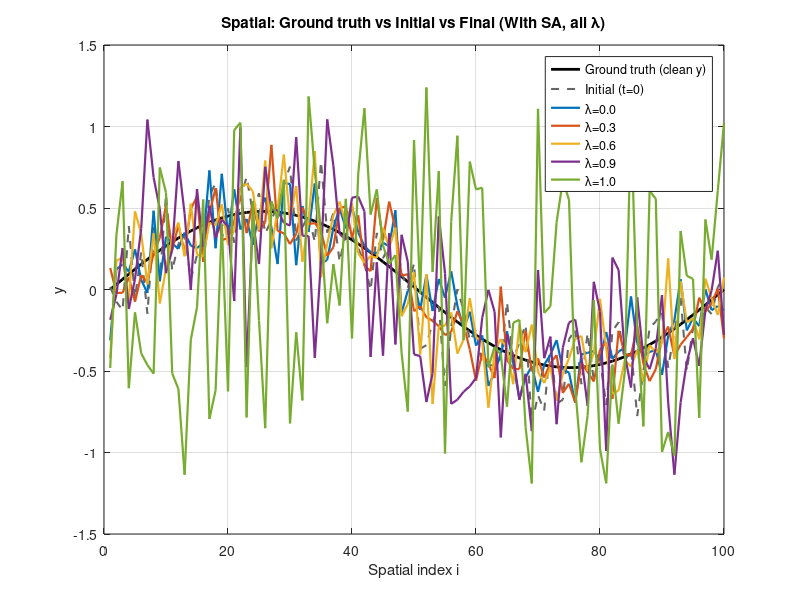
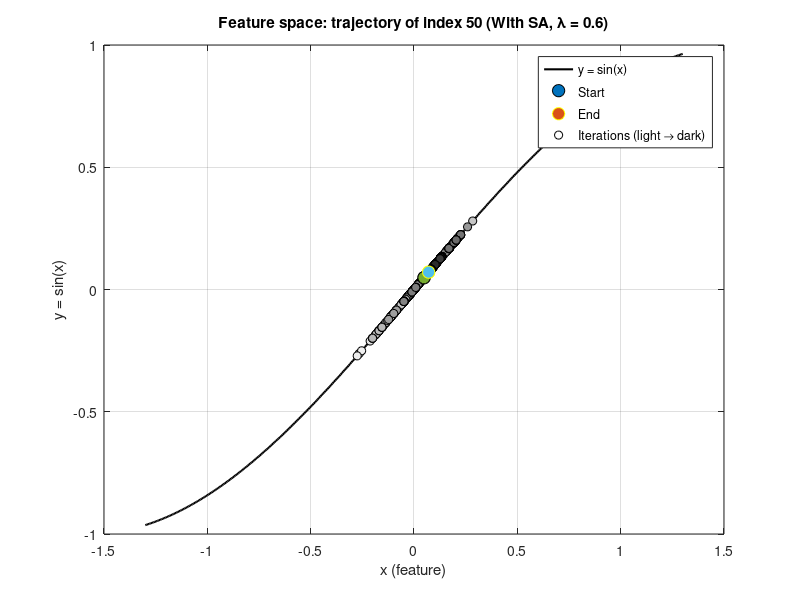
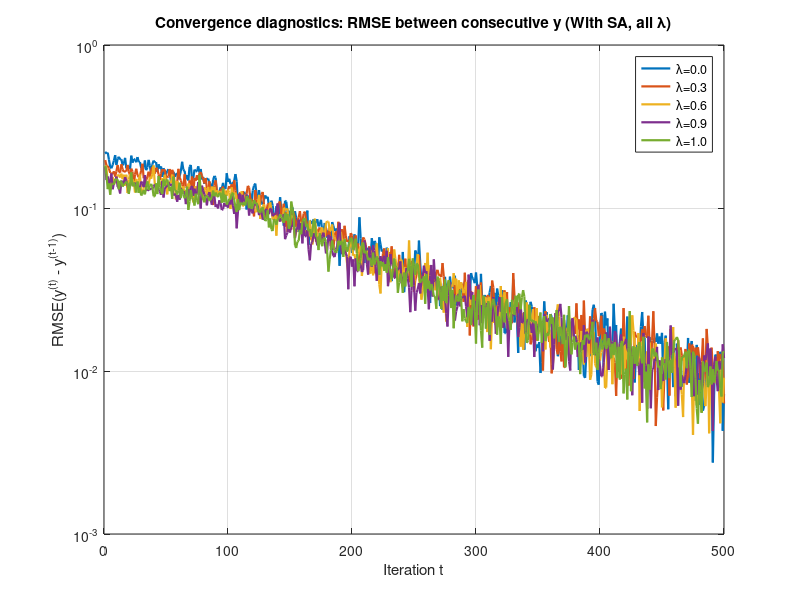
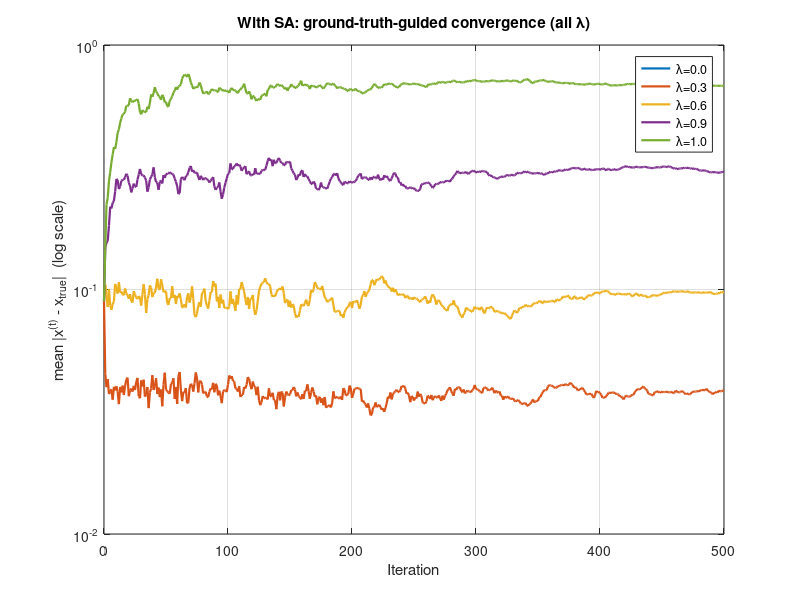

Write MATLAB code to recreate these figures, in order.
clc; clear; close all;

%% ---------------- Settings ----------------
N        = 100;                     % 網格數
Tsteps   = 500;                     % 總步數
sigma    = 0.15;                    % 噪音強度 (固定)
delta    = 1e-6;                    % clip 邊界
idx_show = 50;                      % 在 feature 圖追蹤的索引

lambdaArr = [0, 0.3, 0.6, 0.9, 1.0]; % 掃描的 under-relaxation
lam_plot  = 0.6;                    % 用於 Figure 2 的 lambda

% SA 參數
p      = 0.90;                     % 初始接受機率
alpha  = 0.98;                     % 冷卻率 (幾何降溫)
Kinit  = 10;                       % 溫度初始化：10 次獨立一步

rng(42);

% h, f, g
h    = @(x) sin(x);
f    = @(x) h(x) + sigma*randn(size(x)); % random 的做法
% f    = @(x) h(x) + sigma*( ...
%       0.35*sin(3.1*x) ...
%     - 0.27*cos(2.3*x) ...
%     + 0.19*tanh(1.7*x) ...
%     + 0.23*erf(1.1*x) ...
%     + 0.15*sin(x.^2) ...
%     - 0.21*cos(x.^3) ...
%     + 0.12*x + 0.08*x.^2 - 0.05*x.^3 ...
%     + 0.18*sin( (0.7*x + 0.5*sin(2.4*x)).^2 ) ...
%     + 0.14*tanh( (x + 0.3*cos(3.7*x)).*(0.6 + 0.2*sin(1.9*x)) ) ...
%     + 0.11*exp(-0.8*x.^2).*sin(4.3*x + 0.5*cos(1.3*x)) ...
%     - 0.09*erf(0.7*x + 0.2*sin(2.2*x)).*cos(3.6*x) ...
% ); % 自訂function的做法
% f    = @(x) h(x) + sigma*mlp_like(x); % 模擬MLP的做法

clip = @(y) min(max(y,-1+delta), 1-delta);
g    = @(y) asin( clip(y) );

% Ground truth 波形（導引與畫圖）
s       = linspace(0,1,N);
x_true  = 0.5*sin(2*pi*s);
y_clean = h(x_true);

% 共同初始條件
x_init = x_true + 0.10*randn(1,N);
y_init = f(x_init);

%% ---------------- 五個二維陣列（lambda 專屬） ----------------
x_all_00 = nan(Tsteps+1, N);  y_all_00 = nan(Tsteps+1, N);
x_all_03 = nan(Tsteps+1, N);  y_all_03 = nan(Tsteps+1, N);
x_all_06 = nan(Tsteps+1, N);  y_all_06 = nan(Tsteps+1, N);
x_all_09 = nan(Tsteps+1, N);  y_all_09 = nan(Tsteps+1, N);
x_all_10 = nan(Tsteps+1, N);  y_all_10 = nan(Tsteps+1, N);

% t=0 初始同一組
x_all_00(1,:)=x_init; y_all_00(1,:)=y_init;
x_all_03(1,:)=x_init; y_all_03(1,:)=y_init;
x_all_06(1,:)=x_init; y_all_06(1,:)=y_init;
x_all_09(1,:)=x_init; y_all_09(1,:)=y_init;
x_all_10(1,:)=x_init; y_all_10(1,:)=y_init;

%% ---------------- 主迴圈（SA：只模擬 + 存檔） ----------------
for lam = lambdaArr
    x_cur = x_init;  
    y_cur = y_init;

    % ---- 溫度初始化（10 次獨立一步，不推進狀態）----
    % E_samples = zeros(Kinit, N);
    % for k = 1:Kinit
    %     y_k            = (1 - lam)*y_clean + lam*f(x_cur);
    %     E_samples(k,:) = abs(y_k - y_cur);
    % end
    % E_old = mean(E_samples, 1);
    % T     = - E_old ./ log(p);
    % T(~isfinite(T)) = 0;  % 安全防呆

    E_samples = zeros(Kinit, N);
    x_tmp = x_init;
    y_tmp = y_init;
    for k = 1:Kinit
        x_tmp = g(y_tmp);              % 下一步會用到的 x
        y_next_tmp = f(x_tmp);         % 對應候選 y
        E_samples(k,:) = abs(y_next_tmp - y_tmp);  % 真一步差
        y_tmp = y_next_tmp;            % 推進暫態
    end
    E_old = mean(E_samples, 1);               % 逐點平均能量
    T     = - E_old ./ log(p);                % 逐點初始溫度
    T(~isfinite(T)) = 0;                      % 安全處理 (避免 0/0)


    for t = 1:Tsteps
        % 候選（先算出，不一定採用）
        y_cand = f(x_cur);
        E_new  = abs(y_cand - y_cur);

        % 逐點 Metropolis 接受規則
        dE = E_new - E_old;
        acceptMask = (dE <= 0);
        upMask = ~acceptMask;
        if any(upMask)
            P = exp( -dE(upMask) ./ max(T(upMask), 1e-12) );
            acceptMask(upMask) = rand(1,sum(upMask)) < P;
        end

        % 更新（僅在接受處）
        y_next = y_cur;
        y_next(acceptMask) = y_cand(acceptMask);
        x_next = (1 - lam)*x_true + lam*g(y_next);

        E_old(acceptMask) = E_new(acceptMask);
        T(acceptMask) = alpha * T(acceptMask);   % 幾何降溫

        % 存入對應的二維陣列
        switch lam
            case 0.0
                x_all_00(t+1,:)=x_next; y_all_00(t+1,:)=y_next;
            case 0.3
                x_all_03(t+1,:)=x_next; y_all_03(t+1,:)=y_next;
            case 0.6
                x_all_06(t+1,:)=x_next; y_all_06(t+1,:)=y_next;
            case 0.9
                x_all_09(t+1,:)=x_next; y_all_09(t+1,:)=y_next;
            case 1.0
                x_all_10(t+1,:)=x_next; y_all_10(t+1,:)=y_next;
        end

        % 前進
        x_cur = x_next;  y_cur = y_next;
    end
end

%% ---------------- 顏色 ----------------
colors = lines(numel(lambdaArr));

%% ---------------- Figure 1: Spatial（所有 λ 的最終曲線） ----------------
figure('Name','Spatial comparison (With SA, GT-guided)','Color','w'); hold on; grid on; box on;
plot(1:N, y_clean,  '-k', 'LineWidth', 2);
plot(1:N, y_all_00(1,:), '--', 'Color',[0.4 0.4 0.4], 'LineWidth',1.5); % 初始
% 逐 λ 畫最終曲線
plot(1:N, y_all_00(end,:), '-', 'Color', colors(1,:), 'LineWidth',1.6, 'DisplayName','\lambda=0.0');
plot(1:N, y_all_03(end,:), '-', 'Color', colors(2,:), 'LineWidth',1.6, 'DisplayName','\lambda=0.3');
plot(1:N, y_all_06(end,:), '-', 'Color', colors(3,:), 'LineWidth',1.6, 'DisplayName','\lambda=0.6');
plot(1:N, y_all_09(end,:), '-', 'Color', colors(4,:), 'LineWidth',1.6, 'DisplayName','\lambda=0.9');
plot(1:N, y_all_10(end,:), '-', 'Color', colors(5,:), 'LineWidth',1.6, 'DisplayName','\lambda=1.0');
xlabel('Spatial index i'); ylabel('y');
title('Spatial: Ground truth vs Initial vs Final (With SA, all \lambda)');
legend({'Ground truth (clean y)','Initial (t=0)','\lambda=0.0','\lambda=0.3','\lambda=0.6','\lambda=0.9','\lambda=1.0'}, 'Location','best');

%% ---------------- Figure 2: Feature trajectory（只畫 lam_plot） ---------
switch lam_plot
    case 0.0, x_hist = x_all_00(:,idx_show);
    case 0.3, x_hist = x_all_03(:,idx_show);
    case 0.6, x_hist = x_all_06(:,idx_show);
    case 0.9, x_hist = x_all_09(:,idx_show);
    case 1.0, x_hist = x_all_10(:,idx_show);
end
xgrid = linspace(-1.3, 1.3, 400); ygrid = h(xgrid); cmap = flipud(gray(Tsteps+1));

figure('Name','Feature-space trajectory (With SA, GT-guided)','Color','w'); hold on; grid on; box on;
plot(xgrid, ygrid, 'k-', 'LineWidth', 1.5);
xlabel('x (feature)'); ylabel('y = sin(x)');
title(sprintf('Feature space: trajectory of index %d (With SA, \\lambda = %.1f)', idx_show, lam_plot));
scatter(x_hist(1),   h(x_hist(1)),   80, 'ro', 'filled', 'MarkerEdgeColor','k'); % Start
scatter(x_hist(end), h(x_hist(end)), 80, 'bo', 'filled', 'MarkerEdgeColor','y'); % End
for t = 2:Tsteps
    xi = x_hist(t); yi = h(xi);
    scatter(xi, yi, 36, cmap(t,:), 'filled', 'MarkerEdgeColor','k');
end
scatter(x_hist(1),   h(x_hist(1)),   80, 'ro', 'filled', 'MarkerEdgeColor','k'); % Start
scatter(x_hist(end), h(x_hist(end)), 80, 'bo', 'filled', 'MarkerEdgeColor','y'); % End
legend({'y = sin(x)','Start','End','Iterations (light \rightarrow dark)'}, 'Location','best');

%% ---------------- Figure 3: RMSE(y)（所有 λ；顏色一致） -----------------
rmse_00 = sqrt(mean((y_all_00(2:end,:) - y_all_00(1:end-1,:)).^2, 2));
rmse_03 = sqrt(mean((y_all_03(2:end,:) - y_all_03(1:end-1,:)).^2, 2));
rmse_06 = sqrt(mean((y_all_06(2:end,:) - y_all_06(1:end-1,:)).^2, 2));
rmse_09 = sqrt(mean((y_all_09(2:end,:) - y_all_09(1:end-1,:)).^2, 2));
rmse_10 = sqrt(mean((y_all_10(2:end,:) - y_all_10(1:end-1,:)).^2, 2));

figure('Name','RMSE of y across iterations (With SA, GT-guided)','Color','w'); hold on; grid on; box on;
semilogy(1:Tsteps, rmse_00, '-', 'Color', colors(1,:), 'LineWidth',1.6, 'DisplayName','\lambda=0.0');
semilogy(1:Tsteps, rmse_03, '-', 'Color', colors(2,:), 'LineWidth',1.6, 'DisplayName','\lambda=0.3');
semilogy(1:Tsteps, rmse_06, '-', 'Color', colors(3,:), 'LineWidth',1.6, 'DisplayName','\lambda=0.6');
semilogy(1:Tsteps, rmse_09, '-', 'Color', colors(4,:), 'LineWidth',1.6, 'DisplayName','\lambda=0.9');
semilogy(1:Tsteps, rmse_10, '-', 'Color', colors(5,:), 'LineWidth',1.6, 'DisplayName','\lambda=1.0');
xlabel('Iteration t'); ylabel('RMSE(y^{(t)} - y^{(t-1)})');
title('Convergence diagnostics: RMSE between consecutive y (With SA, all \lambda)');
legend show;

%% ---------------- Figure 4: Convergence vs \lambda（mean |x-x_true|） ----
err_00 = mean(abs(x_all_00 - x_true), 2);
err_03 = mean(abs(x_all_03 - x_true), 2);
err_06 = mean(abs(x_all_06 - x_true), 2);
err_09 = mean(abs(x_all_09 - x_true), 2);
err_10 = mean(abs(x_all_10 - x_true), 2);

figure('Name','Convergence vs lambda (With SA, GT-guided)','Color','w'); hold on; grid on; box on;
semilogy(0:Tsteps, err_00, '-', 'Color', colors(1,:), 'LineWidth',1.6, 'DisplayName','\lambda=0.0');
semilogy(0:Tsteps, err_03, '-', 'Color', colors(2,:), 'LineWidth',1.6, 'DisplayName','\lambda=0.3');
semilogy(0:Tsteps, err_06, '-', 'Color', colors(3,:), 'LineWidth',1.6, 'DisplayName','\lambda=0.6');
semilogy(0:Tsteps, err_09, '-', 'Color', colors(4,:), 'LineWidth',1.6, 'DisplayName','\lambda=0.9');
semilogy(0:Tsteps, err_10, '-', 'Color', colors(5,:), 'LineWidth',1.6, 'DisplayName','\lambda=1.0');
xlabel('Iteration'); ylabel('mean |x^{(t)} - x_{true}|  (log scale)');
title('With SA: ground-truth-guided convergence (all \lambda)');
legend show;




function y = mlp_like(x)
% 一個固定權重的兩層 MLP：phi(x) → tanh → tanh → 線性輸出
% 完全確定、無隨機；權重用解析公式產生（與索引相關），避免手打巨矩陣。

x = x(:)';                          % 保證為 1×N
% 特徵展開（高「維度感」的確定性非線性特徵）
Phi = [ ...
    x; x.^2; x.^3; ...
    sin(1.7*x); sin(3.1*x); sin(x.^2); ...
    cos(2.3*x); cos(4.9*x); cos(x.^3); ...
    tanh(1.4*x); tanh(0.7*x); ...
    erf(0.9*x); ...
    exp(-0.6*x.^2); exp(-0.2*x.^2).*sin(5.3*x) ...
];                                  % d×N, 其中 d=14

d  = size(Phi,1);
H1 = 24; H2 = 16;                   % 隱藏層寬度

% 用解析式生成固定權重（與索引相關，確定性且較「雜」）
[i1,j1] = ndgrid(1:H1,1:d);
W1 = 0.25*sin( sqrt(2)*i1 + sqrt(3)*j1 ) + 0.15*cos( 0.7*i1.*j1 );
b1 = 0.10*sin( (1:H1)*sqrt(5) );

[i2,j2] = ndgrid(1:H2,1:H1);
W2 = 0.20*cos( sqrt(7)*i2 + 0.9*j2 ) + 0.12*sin( 0.5*i2.*j2 );
b2 = 0.08*cos( (1:H2)*sqrt(11) );

w3 = 0.18*sin( (1:H2)*sqrt(13) ) + 0.12*cos( (1:H2)*sqrt(17) );
b3 = 0.05;

% 前向傳播（向量化）
Z1 = tanh( W1*Phi + b1.' );
Z2 = tanh( W2*Z1  + b2.' );
y  = (w3*Z2 + b3);                  % 1×N
end